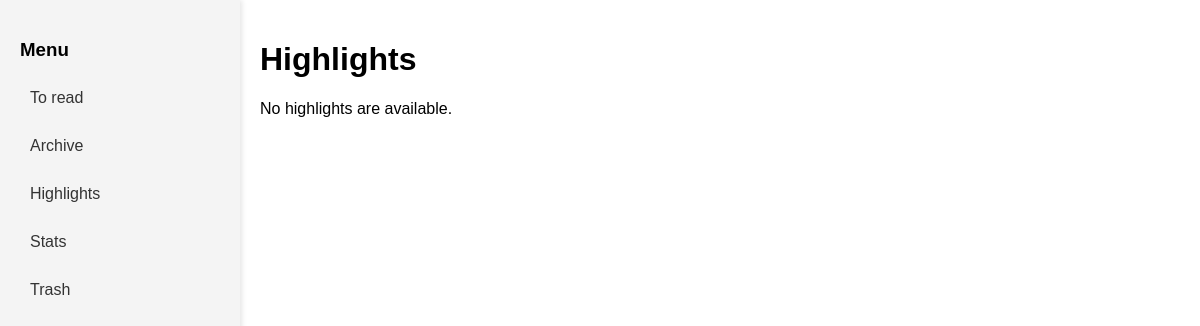
/polls/highlights/, run on an earlier commit of the app's database.
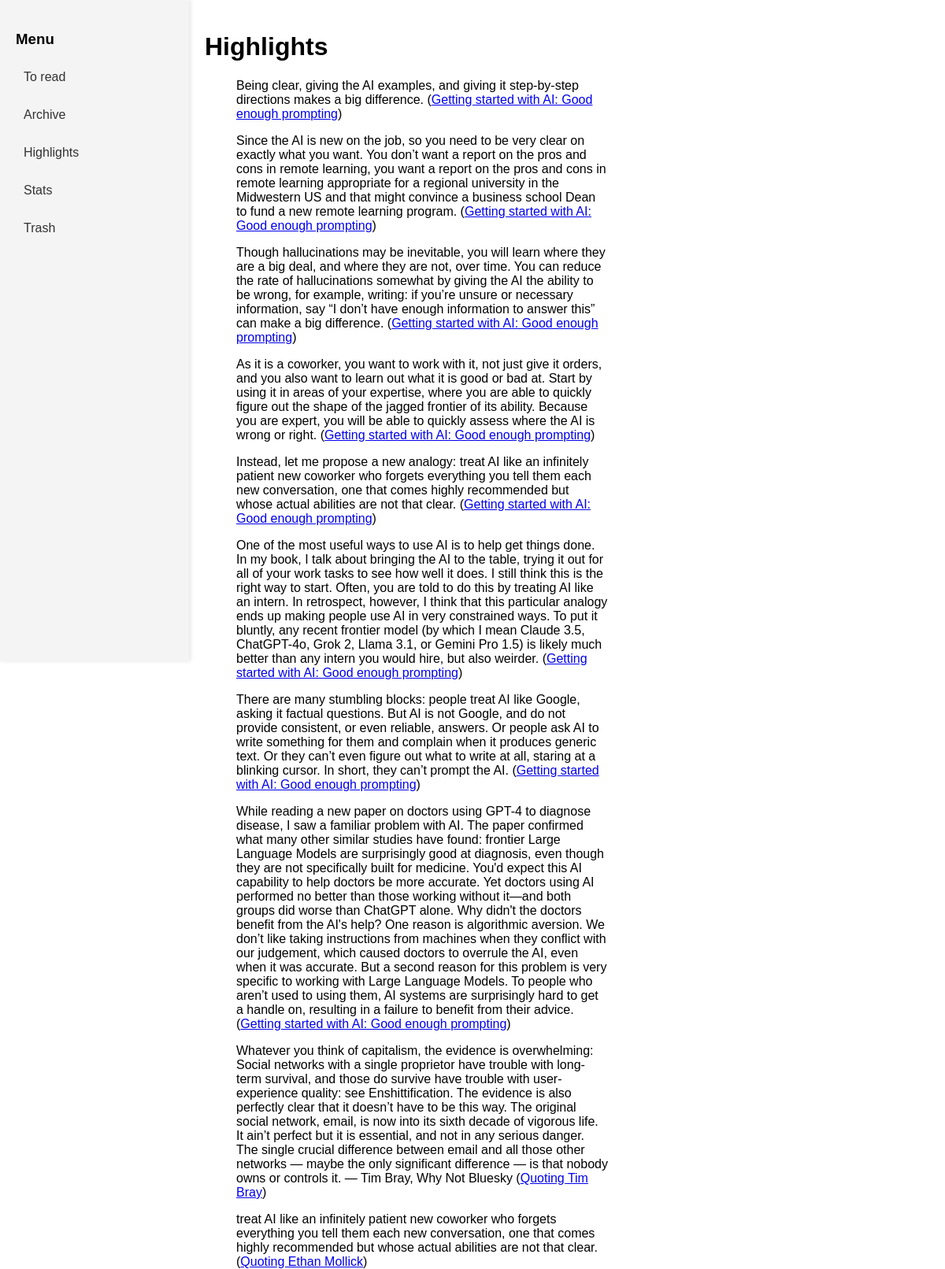
And on a later commit of the database.
### polls/models.py (models this page shows, shortened)
class Highlight(models.Model):
    text = models.ForeignKey('Text', on_delete=models.CASCADE, related_name='highlights')
    content = models.TextField()
    created_at = models.DateTimeField(auto_now_add=True)

class Text(models.Model):
    id = models.IntegerField("id", primary_key=True)
    link = models.CharField(max_length=200, unique=True)
    publication_date = models.DateTimeField("date published")
    author = models.CharField(max_length=100)
    title = models.CharField(max_length=200)
    summary = models.TextField()
    content = models.TextField()
    source = models.CharField(max_length=100, default="")
    read = models.BooleanField(default=False)
    deleted = models.BooleanField(default=False)
    read_date = models.DateTimeField(null=True, blank=True)

### polls/views.py (the view)
# urls.py: path("highlights/", views.highlights, name='highlights'),
def highlights(request):
    hs = Highlight.objects.select_related('text').all().order_by("-created_at")
    return render(request, "polls/highlights.html", {"highlights": hs})

### polls/templates/polls/highlights.html
{% load static %}
<link rel="stylesheet" href="{% static 'polls/style.css' %}">
<div class="menu-bar">
    <h3>Menu</h3>
    <a href="{% url 'index' %}">To read</a>
    <a href="{% url 'archive' %}">Archive</a>
    <a href="{% url 'highlights' %}">Highlights</a>
    <a href="{% url 'stats' %}">Stats</a>
    <a href="{% url 'trash' %}">Trash</a>
</div>
<div class="content">
<h1>Highlights</h1>
{% if highlights %}
    <div class="article">
    {% for h in highlights %}
        <div>
        <blockquote>{{ h.content }}
            (<a href={{h.text.link}}>{{h.text.title}}</a>)
        </blockquote>
        </div>
    {% endfor %}
    </div>
{% else %}
    <p>No highlights are available.</p>
{% endif %}
</div>

### polls/static/polls/style.css (style rules this page uses)
.article { width: 60%; }
.menu-bar { position: fixed; width: 200px; background-color: #f4f4f4; padding: 20px; height: 100vh; box-shadow: 2px 0 5px rgba(0, 0, 0, 0.1); overflow-y: auto; }
.menu-bar a { display: block; text-decoration: none; color: #333; padding: 10px; margin-bottom: 10px; border-radius: 5px; transition: background-color 0.3s; }
.content { flex: 1; padding: 20px; margin-left: 240px; width: 60%; }

What changed in the data, as far as the page shows it:
added Highlight: content "Being clear, giving the AI examples, and giving it step-by-step directions makes a big difference.", text "Getting started with AI: Good enough prompting"
added Highlight: content "Since the AI is new on the job, so you need to be very clear on exactly what you want. You don’t want a report on the pros and cons in remote learning, you want a report on the pros and cons in remote learning appropriate for a regional university in the Midwestern US and that might convince a business school Dean to fund a new remote learning program.", text "Getting started with AI: Good enough prompting"
added Highlight: content "Though hallucinations may be inevitable, you will learn where they are a big deal, and where they are not, over time. You can reduce the rate of hallucinations somewhat by giving the AI the ability to be wrong, for example, writing: if you’re unsure or necessary information, say “I don’t have enough information to answer this” can make a big difference.", text "Getting started with AI: Good enough prompting"
added Highlight: content "As it is a coworker, you want to work with it, not just give it orders, and you also want to learn out what it is good or bad at. Start by using it in areas of your expertise, where you are able to quickly figure out the shape of the jagged frontier of its ability. Because you are expert, you will be able to quickly assess where the AI is wrong or right.", text "Getting started with AI: Good enough prompting"
added Highlight: content "Instead, let me propose a new analogy: treat AI like an infinitely patient new coworker who forgets everything you tell them each new conversation, one that comes highly recommended but whose actual abilities are not that clear.", text "Getting started with AI: Good enough prompting"
added Highlight: content "One of the most useful ways to use AI is to help get things done. In my book, I talk about bringing the AI to the table, trying it out for all of your work tasks to see how well it does. I still think this is the right way to start. Often, you are told to do this by treating AI like an intern. In retrospect, however, I think that this particular analogy ends up making people use AI in very constrained ways. To put it bluntly, any recent frontier model (by which I mean Claude 3.5, ChatGPT-4o, Grok 2, Llama 3.1, or Gemini Pro 1.5) is likely much better than any intern you would hire, but also weirder.", text "Getting started with AI: Good enough prompting"
added Highlight: content "There are many stumbling blocks: people treat AI like Google, asking it factual questions. But AI is not Google, and do not provide consistent, or even reliable, answers. Or people ask AI to write something for them and complain when it produces generic text. Or they can’t even figure out what to write at all, staring at a blinking cursor. In short, they can’t prompt the AI.", text "Getting started with AI: Good enough prompting"
added Highlight: content "While reading a new paper on doctors using GPT-4 to diagnose disease, I saw a familiar problem with AI. The paper confirmed what many other similar studies have found: frontier Large Language Models are surprisingly good at diagnosis, even though they are not specifically built for medicine. You'd expect this AI capability to help doctors be more accurate. Yet doctors using AI performed no better than those working without it—and both groups did worse than ChatGPT alone. Why didn't the doctors benefit from the AI's help? One reason is algorithmic aversion. We don’t like taking instructions from machines when they conflict with our judgement, which caused doctors to overrule the AI, even…", text "Getting started with AI: Good enough prompting"
added Highlight: content "Whatever you think of capitalism, the evidence is overwhelming: Social networks with a single proprietor have trouble with long-term survival, and those do survive have trouble with user-experience quality: see Enshittification. The evidence is also perfectly clear that it doesn’t have to be this way. The original social network, email, is now into its sixth decade of vigorous life. It ain’t perfect but it is essential, and not in any serious danger. The single crucial difference between email and all those other networks — maybe the only significant difference — is that nobody owns or controls it. — Tim Bray, Why Not Bluesky", text "Quoting Tim Bray"
added Highlight: content "treat AI like an infinitely patient new coworker who forgets everything you tell them each new conversation, one that comes highly recommended but whose actual abilities are not that clear.", text "Quoting Ethan Mollick"
Also different on the page:
text no longer shown: "No highlights are available."
